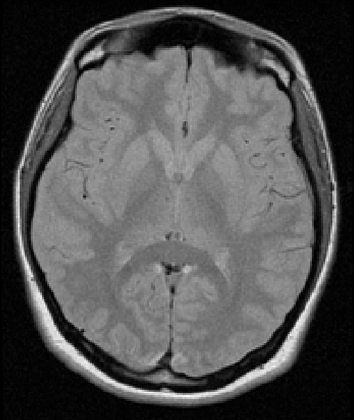
%> input picture Task4_Filter_Imaging/brain_CT.bmp, 354 x 420 px, shrunk from 539 x 640 before the run
$ octave --eval "ImProc_Lab_3_smooth_image;"   (GNU Octave 9; MATLAB toolbox functions it lacks are replaced by stand-ins)
%> lines starting %> are read from the running program, lines starting %| are printed output that depends on the picture
### Task4_Filter_Imaging/APLO_PARA8YRO.m
function [im1]=APLO_PARA8YRO(im,WW,WC,image_depth,tones)
N=size(im,1);
M=size(im,2);
Vb=(2.0*WC+WW)/2.0;
% Vb=1/2*WW+ WC;
if(Vb>image_depth), Vb=image_depth;end;

Va=Vb-WW;

if(Va<0), Va=0;end;

for i=1:N
    for j=1:M
        Vm=im(i,j);
        if (Vm<Va), t=0; end;
        if (Vm>Vb), t=tones-1;end;

        if ( Vm>=Va && Vm<=Vb)
            t=((tones-1)*(Vm-Va))/(Vb-Va);
        end;
        im1(i,j)=round(t);
    end;
end;

### Task4_Filter_Imaging/ImProc_Lab_3_smooth_image.m
function []=ImProc_Lab_3_smooth_image()
%Median Filter
clc;close all;

im = imread('brain_CT.bmp');
%> im is the input picture: size 420x354 uint8; min 0, max 255, mean 81.2

 if (size(im,3)>1)
     im1=rgb2gray(im);
 end

 im1 = double(im);

% input salt & pepper noise

 signal_noise = 100*imnoise(im1,'salt & pepper',0.1);
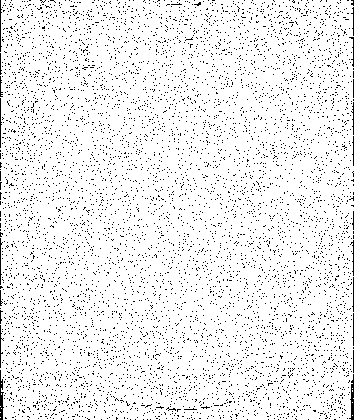
%> signal_noise: size 420x354 double; values 0 (black) and 100 (white), 93.7% white; black in thin lines or dots
 im2 = im1+signal_noise;
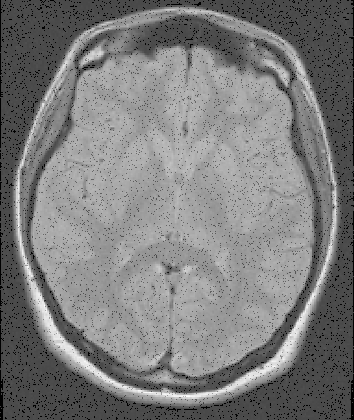
%> im2: size 420x354 double; min 0, max 355, mean 174.9; drawn with min black and max white

 %255/255
 im2 = im2*255/max(im2(:));

% set(gcf)
set(gcf, 'Name', 'Designed by IasonasXrist', 'NumberTitle', 'On')


 % apply median filter

 im3 = medfilt2(im2); %filter image
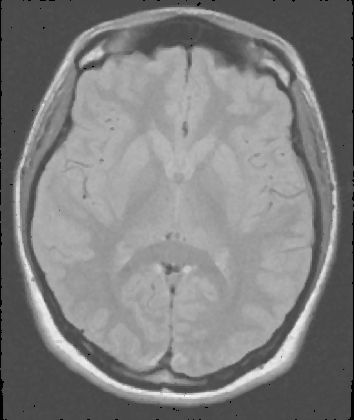
%> im3: size 420x354 double; min 0, max 247.8, mean 129.2
 % apply window filter

 WW=100;WC=150;image_depth=255;tones=256;
 [im4]=APLO_PARA8YRO(im3,WW,WC,image_depth,tones);
%> after the loop in APLO_PARA8YRO, `for i=1:N`:
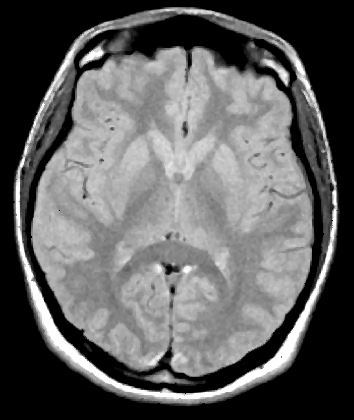
%> im1: size 420x354 double; min 0, max 255, mean 95.9
%> after the loop in APLO_PARA8YRO, `for i=1:N`: t = 0
  subplot(2,2,1);imshow(im,[]);title('original image');
  subplot(2,2,2);imshow(im2,[]);title('salt & pepper added noise');
  subplot(2,2,3);imshow(im3,[]);title('median filtered image');
  subplot(2,2,4);imshow(im4,[]);title('windowed smoothed-image');

  %To uint8 δεν έχει διαφορά με το double στην απεικόνιση ....
  ... απλώς για το απεικονίσω ως double χρησιμοποιώ τις []

$ run again, with Task4_Filter_Imaging/HEAD5.bmp copied over Task4_Filter_Imaging/brain_CT.bmp
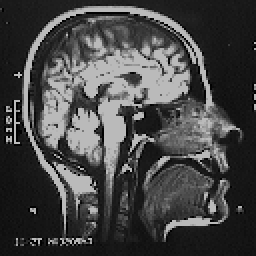
%> input picture Task4_Filter_Imaging/HEAD5.bmp, 128 x 128 px (shown 2 times larger)
%> in ImProc_Lab_3_smooth_image, im is the input picture: size 128x128 uint8; min 1, max 186, mean 70.2
%> in ImProc_Lab_3_smooth_image, `signal_noise = 100*imnoise(im1,'salt & pepper',0.1);`:
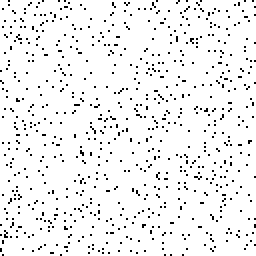
%> signal_noise: size 128x128 double (shown 2 times larger); values 0 (black) and 100 (white), 94.5% white; black in thin lines or dots
%> after the loop in APLO_PARA8YRO, `for i=1:N`:
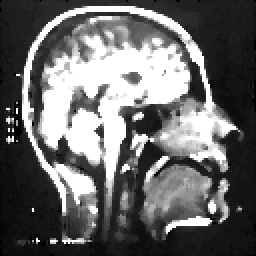
%> im1: size 128x128 double (shown 2 times larger); min 0, max 255, mean 105.4
%> after the loop in APLO_PARA8YRO, `for i=1:N`: t = 0
